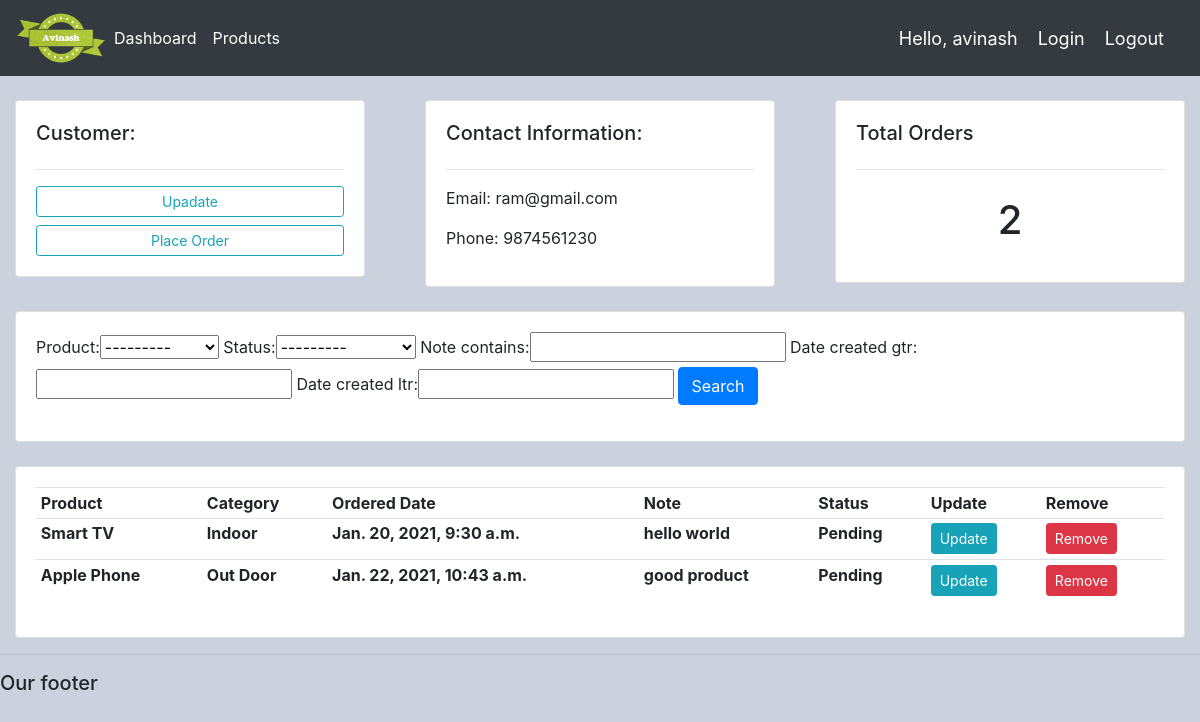
The app's page /customer/1/ (signed in) with its own data.
### accounts/models.py (models this page shows, shortened)
class Customer(models.Model):
    user = models.OneToOneField(User,null=True, blank=True, on_delete=models.CASCADE)
    name = models.CharField(max_length=200,null=True)
    phone = models.IntegerField(null=True)
    email = models.EmailField(null=True)
    profile_pic = models.ImageField(default ="man.jpg" ,null=True,blank=True)
    date_created = models.DateTimeField(auto_now_add=True,null=True)

class Order(models.Model):
    STATUS = (                          #  this is used for dropdown menu for status
        ("Pending","Pending"),
        ("Out for delivery","Out for delivery"),
        ("Delivered","Delivered"),
    )
    customer = models.ForeignKey(Customer, null=True, on_delete = models.SET_NULL)
    product =  models.ForeignKey(Product, null=True, on_delete = models.SET_NULL)
    date_created = models.DateTimeField(auto_now_add=True, null=True)
    status = models.CharField(max_length=200, null=True, choices=STATUS)
    note = models.CharField(max_length=200,null=True)
    def __str__(self):
        return self.product.name

class Product(models.Model):
    CATEGORY = (
        ("Indoor", "Indoor"),     #  this is used for dropdown menu for category
        ("Out Door", "Out Door"),  # name = ((),())
    )
    name = models.CharField(max_length=200,null=True)
    price = models.FloatField(null=True)
    category = models.CharField(max_length=200,null=True, choices=CATEGORY)
    description = models.CharField(max_length=200,null=True,blank=True)
    date_created = models.DateTimeField(auto_now_add=True)
    tag = models.ManyToManyField(Tag)
    def __str__(self):
        return self.name

### accounts/decorators.py (the view)
        def wrapper_func(request, *args, **kwargs):
            group = None
            users = request.user.groups     # it will return queryset of all users
            if users.exists():
                group = request.user.groups.all()[0].name
            if group in allowed_roles:
                return view_func(request, *args, **kwargs)
            else:
                return HttpResponse('You are Not an authorized to see this page')

### accounts/views.py (called while the page is built)
@login_required(login_url='login')
@allowed_users(allowed_roles=['admin'])
def customer(request, pk_test):
    customer = Customer.objects.get(id=pk_test)
    print("=======1=====", customer.id)
    orders = customer.order_set.all()   #
    order_count = len(orders)
    print("=======1=====", orders)
    myFilter = OrderFilter(request.GET, queryset=orders)
    orders = myFilter.qs
    context = {'customer': customer, 'orders': orders,'order_count': order_count,'myFilter':myFilter}
    return render(request, 'accounts/customer.html',context)

### accounts/templates/accounts/customer.html
{% extends "accounts/main.html" %}
{% block content %}
  <br>
  <div class="row">
      <div class="col">
        <div class="col-md">
            <div class="card card-body">
                <h5>Customer:</h5>
                <hr>
                <a class="btn btn-outline-info btn-sm btn-block" href="">Upadate</a>
                <a class="btn btn-outline-info btn-sm btn-block" href="{% url 'create_order' customer.id %}">Place Order</a>
            </div>
        </div>
      </div>
      <div class="col">
        <div class="col-md">
            <div class="card card-body">
                <h5>Contact Information:</h5>
                <hr>
                <p>Email: {{ customer.email }}</p>
                <p>Phone: {{ customer.phone }}</p>
            </div>
        </div>
      </div>
      <div class="col">
        <div class="col-md">
            <div class="card card-body">
                <h5>Total Orders</h5>
                <hr>
                <h1 style="text-align: center; padding: 10px;">{{ order_count }}</h1>
            </div>
        </div>
      </div>
  </div>
  <br>
  <div class="row">
    <div class="col">
        <div class="col-md">
            <div class="card card-body">
                <form method="get" action="">
                      {{myFilter.form}}
                    <button class="btn btn-primary" type="submit">Search</button>
                </form>
            </div>
        </div>
    </div>
  </div>
  <br>
  <div class="row">
    <div class="col">
        <div class="col-md">
            <div class="card card-body">
               <table class="table table-sm">
                  <tr>
                      <th>Product</th>
                      <th>Category</th>
                      <th>Ordered Date</th>
                      <th>Note</th>
                      <th>Status</th>
                      <th>Update</th>
                      <th>Remove</th>
                  </tr>
                  {% for order in orders %}
                    <tr>
                        <th>{{ order.product }}</th>
                        <th>{{ order.product.category }}</th>
                        <th>{{ order.date_created }}</th>
                        <th>{{ order.note }}</th>
                        <th>{{ order.status }}</th>
                        <th><a class="btn btn-sm btn-info"href="{% url 'update_order' order.id %}">Update</a></th>
                        <th><a class="btn btn-sm btn-danger"href="{% url 'delete_order' order.id %}">Remove</a></th>
                    </tr>
                  {% endfor %}
               </table>
            </div>
        </div>
    </div>
  </div>
{% endblock %}

### accounts/templates/accounts/Navbar.html (shortened to what this page needs)
{% load static%}
<!doctype html>
<html lang="en">
  <head>
    <link rel="stylesheet" href="https://cdn.jsdelivr.net/npm/bootstrap@4.5.3/dist/css/bootstrap.min.css">
    <link rel="stylesheet" type="text/css" href="{% static 'css/main.css' %}">
  </head>
  <body>
    <nav class="navbar navbar-expand-lg navbar-dark bg-dark">
        <img src="{% static 'images/logo.png'%}" style = "width: 90px;" alt="">
        <div class="collapse navbar-collapse" id="navbarText">
          <ul class="navbar-nav mr-auto">
            {% if request.user.is_staff %}
              <li class="nav-item active">
                <a class="nav-link" href="{% url 'home' %}">Dashboard</a>
              </li>
              <li class="nav-item active">
                <a class="nav-link" href="{% url 'products' %}">Products</a>
              </li>
            {% else %}
              <li class="nav-item active">
                <a class="nav-link" href="{% url 'account_settings' %}">Settings</a>
              </li>
            {% endif %}
          </ul>
          <span class="hello-msg">Hello, {{request.user}}</span>
          <span>
            <a class="hello-msg" href="{% url 'home' %}">Login</a>
          </span>
          <span>
            <a class="hello-msg" href="{% url 'logout' %}">Logout</a>
          </span>
        </div>
      </nav>
  </body>
</html>

### static/css/main.css (style rules this page uses)
body { background-color: #cbd2dd; }

### accounts/templates/accounts/Navbar.html (style rules this page uses)
.hello-msg { font-size: 18px; color: #fff; margin-right: 20px; }

### records on screen
Customer: email "ram@gmail.com", phone "9874561230"
Order: product "Smart TV", product.category "Indoor", date_created "Jan. 20, 2021, 9:30 a.m.", note "hello world", status "Pending"
Order: product "Apple Phone", product.category "Out Door", date_created "Jan. 22, 2021, 10:43 a.m.", note "good product", status "Pending"

### other values on screen
{{ request.user }} "avinash"
{{ order_count }} "2"
